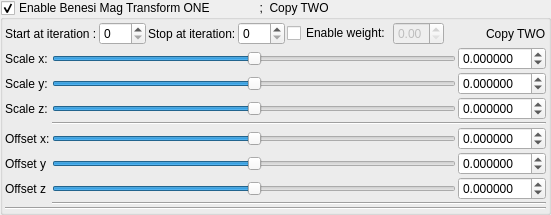
    <widget class="MyGroupBox" name="groupCheck_transform_benesiMagTransformOne2_enabled">
     <property name="title">
      <string>Enable Benesi Mag Transform ONE               ;  Copy TWO</string>
     </property>
     <property name="checkable">
      <bool>true</bool>
     </property>
     <layout class="QVBoxLayout" name="verticalLayout_35" stretch="0,0,0">
      <property name="spacing">
       <number>2</number>
      </property>
      <property name="leftMargin">
       <number>2</number>
      </property>
      <property name="topMargin">
       <number>2</number>
      </property>
      <property name="rightMargin">
       <number>2</number>
      </property>
      <property name="bottomMargin">
       <number>2</number>
      </property>
      <item>
       <layout class="QGridLayout" name="gridLayout_65">
        <property name="spacing">
         <number>2</number>
        </property>
        <item row="1" column="0">
         <widget class="QLabel" name="label_260">
          <property name="text">
           <string>Start at iteration :</string>
          </property>
         </widget>
        </item>
        <item row="1" column="2">
         <widget class="QLabel" name="label_261">
          <property name="text">
           <string>Stop at iteration:</string>
          </property>
         </widget>
        </item>
        <item row="1" column="3">
         <widget class="MySpinBox" name="spinboxInt_transform_benesiMagTransformOne2_stop_iterations">
          <property name="sizePolicy">
           <sizepolicy hsizetype="Minimum" vsizetype="Maximum">
            <horstretch>0</horstretch>
            <verstretch>0</verstretch>
           </sizepolicy>
          </property>
          <property name="maximum">
           <number>250</number>
          </property>
         </widget>
        </item>
        <item row="1" column="1">
         <widget class="MySpinBox" name="spinboxInt_transform_benesiMagTransformOne2_start_iterations">
          <property name="sizePolicy">
           <sizepolicy hsizetype="Minimum" vsizetype="Maximum">
            <horstretch>0</horstretch>
            <verstretch>0</verstretch>
           </sizepolicy>
          </property>
          <property name="maximum">
           <number>250</number>
          </property>
         </widget>
        </item>
        <item row="1" column="8">
         <widget class="QLabel" name="label_262">
          <property name="text">
           <string>Copy TWO</string>
          </property>
         </widget>
        </item>
        <item row="1" column="5">
         <widget class="QCheckBox" name="checkBox_transform_benesiMagTransformOne2_weight_enabled">
          <property name="text">
           <string>Enable weight:</string>
          </property>
         </widget>
        </item>
        <item row="1" column="6">
         <widget class="MyDoubleSpinBox" name="spinbox_transform_benesiMagTransformOne2_weight">
          <property name="enabled">
           <bool>false</bool>
          </property>
          <property name="sizePolicy">
           <sizepolicy hsizetype="Minimum" vsizetype="Maximum">
            <horstretch>0</horstretch>
            <verstretch>0</verstretch>
           </sizepolicy>
          </property>
          <property name="decimals">
           <number>2</number>
          </property>
          <property name="minimum">
           <double>0.000000000000000</double>
          </property>
          <property name="maximum">
           <double>1.000000000000000</double>
          </property>
          <property name="singleStep">
           <double>0.100000000000000</double>
          </property>
         </widget>
        </item>
        <item row="1" column="7">
         <spacer name="horizontalSpacer_38">
          <property name="orientation">
           <enum>Qt::Horizontal</enum>
          </property>
          <property name="sizeHint" stdset="0">
           <size>
            <width>40</width>
            <height>20</height>
           </size>
          </property>
         </spacer>
        </item>
       </layout>
      </item>
      <item>
       <layout class="QGridLayout" name="gridLayout_72">
        <property name="spacing">
         <number>2</number>
        </property>
        <item row="2" column="3">
         <widget class="MyDoubleSpinBox" name="spinbox3_transform_benesiMagTransformOne2_scale_z">
          <property name="sizePolicy">
           <sizepolicy hsizetype="Minimum" vsizetype="Maximum">
            <horstretch>0</horstretch>
            <verstretch>0</verstretch>
           </sizepolicy>
          </property>
          <property name="prefix">
           <string/>
          </property>
          <property name="suffix">
           <string/>
          </property>
          <property name="decimals">
           <number>6</number>
          </property>
          <property name="minimum">
           <double>-99.989999999999995</double>
          </property>
          <property name="maximum">
           <double>99.989999999999995</double>
          </property>
          <property name="singleStep">
           <double>0.100000000000000</double>
          </property>
         </widget>
        </item>
        <item row="4" column="3">
         <widget class="MyDoubleSpinBox" name="spinbox3_transform_benesiMagTransformOne2_offset_x">
          <property name="sizePolicy">
           <sizepolicy hsizetype="Minimum" vsizetype="Maximum">
            <horstretch>0</horstretch>
            <verstretch>0</verstretch>
           </sizepolicy>
          </property>
          <property name="prefix">
           <string/>
          </property>
          <property name="suffix">
           <string/>
          </property>
          <property name="decimals">
           <number>6</number>
          </property>
          <property name="minimum">
           <double>-99.989999999999995</double>
          </property>
          <property name="maximum">
           <double>99.989999999999995</double>
          </property>
          <property name="singleStep">
           <double>0.100000000000000</double>
          </property>
         </widget>
        </item>
        <item row="6" column="1">
         <widget class="QLabel" name="label_263">
          <property name="text">
           <string>Offset z</string>
          </property>
         </widget>
        </item>
        <item row="5" column="2">
         <widget class="QSlider" name="slider3_transform_benesiMagTransformOne2_offset_y">
          <property name="sizePolicy">
           <sizepolicy hsizetype="Expanding" vsizetype="Maximum">
            <horstretch>0</horstretch>
            <verstretch>0</verstretch>
           </sizepolicy>
          </property>
          <property name="minimum">
           <number>-5000000</number>
          </property>
          <property name="maximum">
           <number>5000000</number>
          </property>
          <property name="singleStep">
           <number>1</number>
          </property>
          <property name="orientation">
           <enum>Qt::Horizontal</enum>
          </property>
         </widget>
        </item>
        <item row="6" column="2">
         <widget class="QSlider" name="slider3_transform_benesiMagTransformOne2_offset_z">
          <property name="sizePolicy">
           <sizepolicy hsizetype="Expanding" vsizetype="Maximum">
            <horstretch>0</horstretch>
            <verstretch>0</verstretch>
           </sizepolicy>
          </property>
          <property name="minimum">
           <number>-5000000</number>
          </property>
          <property name="maximum">
           <number>5000000</number>
          </property>
          <property name="singleStep">
           <number>1</number>
          </property>
          <property name="orientation">
           <enum>Qt::Horizontal</enum>
          </property>
         </widget>
        </item>
        <item row="0" column="3">
         <widget class="MyDoubleSpinBox" name="spinbox3_transform_benesiMagTransformOne2_scale_x">
          <property name="sizePolicy">
           <sizepolicy hsizetype="Minimum" vsizetype="Maximum">
            <horstretch>0</horstretch>
            <verstretch>0</verstretch>
           </sizepolicy>
          </property>
          <property name="prefix">
           <string/>
          </property>
          <property name="suffix">
           <string/>
          </property>
          <property name="decimals">
           <number>6</number>
          </property>
          <property name="minimum">
           <double>-99.989999999999995</double>
          </property>
          <property name="maximum">
           <double>99.989999999999995</double>
          </property>
          <property name="singleStep">
           <double>0.100000000000000</double>
          </property>
         </widget>
        </item>
        <item row="5" column="3">
         <widget class="MyDoubleSpinBox" name="spinbox3_transform_benesiMagTransformOne2_offset_y">
          <property name="sizePolicy">
           <sizepolicy hsizetype="Minimum" vsizetype="Maximum">
            <horstretch>0</horstretch>
            <verstretch>0</verstretch>
           </sizepolicy>
          </property>
          <property name="prefix">
           <string/>
          </property>
          <property name="suffix">
           <string/>
          </property>
          <property name="decimals">
           <number>6</number>
          </property>
          <property name="minimum">
           <double>-99.989999999999995</double>
          </property>
          <property name="maximum">
           <double>99.989999999999995</double>
          </property>
          <property name="singleStep">
           <double>0.100000000000000</double>
          </property>
         </widget>
        </item>
        <item row="1" column="2">
         <widget class="QSlider" name="slider3_transform_benesiMagTransformOne2_scale_y">
          <property name="sizePolicy">
           <sizepolicy hsizetype="Expanding" vsizetype="Maximum">
            <horstretch>0</horstretch>
            <verstretch>0</verstretch>
           </sizepolicy>
          </property>
          <property name="minimum">
           <number>-5000000</number>
          </property>
          <property name="maximum">
           <number>5000000</number>
          </property>
          <property name="singleStep">
           <number>1</number>
          </property>
          <property name="orientation">
           <enum>Qt::Horizontal</enum>
          </property>
         </widget>
        </item>
        <item row="6" column="3">
         <widget class="MyDoubleSpinBox" name="spinbox3_transform_benesiMagTransformOne2_offset_z">
          <property name="sizePolicy">
           <sizepolicy hsizetype="Minimum" vsizetype="Maximum">
            <horstretch>0</horstretch>
            <verstretch>0</verstretch>
           </sizepolicy>
          </property>
          <property name="prefix">
           <string/>
          </property>
          <property name="suffix">
           <string/>
          </property>
          <property name="decimals">
           <number>6</number>
          </property>
          <property name="minimum">
           <double>-99.989999999999995</double>
          </property>
          <property name="maximum">
           <double>99.989999999999995</double>
          </property>
          <property name="singleStep">
           <double>0.100000000000000</double>
          </property>
         </widget>
        </item>
        <item row="1" column="3">
         <widget class="MyDoubleSpinBox" name="spinbox3_transform_benesiMagTransformOne2_scale_y">
          <property name="sizePolicy">
           <sizepolicy hsizetype="Minimum" vsizetype="Maximum">
            <horstretch>0</horstretch>
            <verstretch>0</verstretch>
           </sizepolicy>
          </property>
          <property name="prefix">
           <string/>
          </property>
          <property name="suffix">
           <string/>
          </property>
          <property name="decimals">
           <number>6</number>
          </property>
          <property name="minimum">
           <double>-99.989999999999995</double>
          </property>
          <property name="maximum">
           <double>99.989999999999995</double>
          </property>
          <property name="singleStep">
           <double>0.100000000000000</double>
          </property>
         </widget>
        </item>
        <item row="2" column="1">
         <widget class="QLabel" name="label_264">
          <property name="text">
           <string>Scale z:</string>
          </property>
         </widget>
        </item>
        <item row="0" column="1">
         <widget class="QLabel" name="label_265">
          <property name="text">
           <string>Scale x:</string>
          </property>
         </widget>
        </item>
        <item row="3" column="2" colspan="2">
         <widget class="Line" name="line_57">
          <property name="orientation">
           <enum>Qt::Horizontal</enum>
          </property>
         </widget>
        </item>
        <item row="4" column="1">
         <widget class="QLabel" name="label_266">
          <property name="text">
           <string>Offset x:</string>
          </property>
         </widget>
        </item>
        <item row="5" column="1">
         <widget class="QLabel" name="label_267">
          <property name="text">
           <string>Offset y</string>
          </property>
         </widget>
        </item>
        <item row="4" column="2">
         <widget class="QSlider" name="slider3_transform_benesiMagTransformOne2_offset_x">
          <property name="sizePolicy">
           <sizepolicy hsizetype="Preferred" vsizetype="Preferred">
            <horstretch>0</horstretch>
            <verstretch>0</verstretch>
           </sizepolicy>
          </property>
          <property name="minimum">
           <number>-5000000</number>
          </property>
          <property name="maximum">
           <number>5000000</number>
          </property>
          <property name="singleStep">
           <number>1</number>
          </property>
          <property name="orientation">
           <enum>Qt::Horizontal</enum>
          </property>
         </widget>
        </item>
        <item row="1" column="1">
         <widget class="QLabel" name="label_268">
          <property name="text">
           <string>Scale y:</string>
          </property>
         </widget>
        </item>
        <item row="2" column="2">
         <widget class="QSlider" name="slider3_transform_benesiMagTransformOne2_scale_z">
          <property name="sizePolicy">
           <sizepolicy hsizetype="Expanding" vsizetype="Maximum">
            <horstretch>0</horstretch>
            <verstretch>0</verstretch>
           </sizepolicy>
          </property>
          <property name="minimum">
           <number>-5000000</number>
          </property>
          <property name="maximum">
           <number>5000000</number>
          </property>
          <property name="singleStep">
           <number>1</number>
          </property>
          <property name="orientation">
           <enum>Qt::Horizontal</enum>
          </property>
         </widget>
        </item>
        <item row="0" column="2">
         <widget class="QSlider" name="slider3_transform_benesiMagTransformOne2_scale_x">
          <property name="sizePolicy">
           <sizepolicy hsizetype="Preferred" vsizetype="Preferred">
            <horstretch>0</horstretch>
            <verstretch>0</verstretch>
           </sizepolicy>
          </property>
          <property name="minimum">
           <number>-5000000</number>
          </property>
          <property name="maximum">
           <number>5000000</number>
          </property>
          <property name="singleStep">
           <number>1</number>
          </property>
          <property name="orientation">
           <enum>Qt::Horizontal</enum>
          </property>
         </widget>
        </item>
        <item row="7" column="2" colspan="2">
         <widget class="Line" name="line_58">
          <property name="orientation">
           <enum>Qt::Horizontal</enum>
          </property>
         </widget>
        </item>
       </layout>
      </item>
      <item>
       <widget class="Line" name="line_59">
        <property name="orientation">
         <enum>Qt::Horizontal</enum>
        </property>
       </widget>
      </item>
     </layout>
    </widget>
